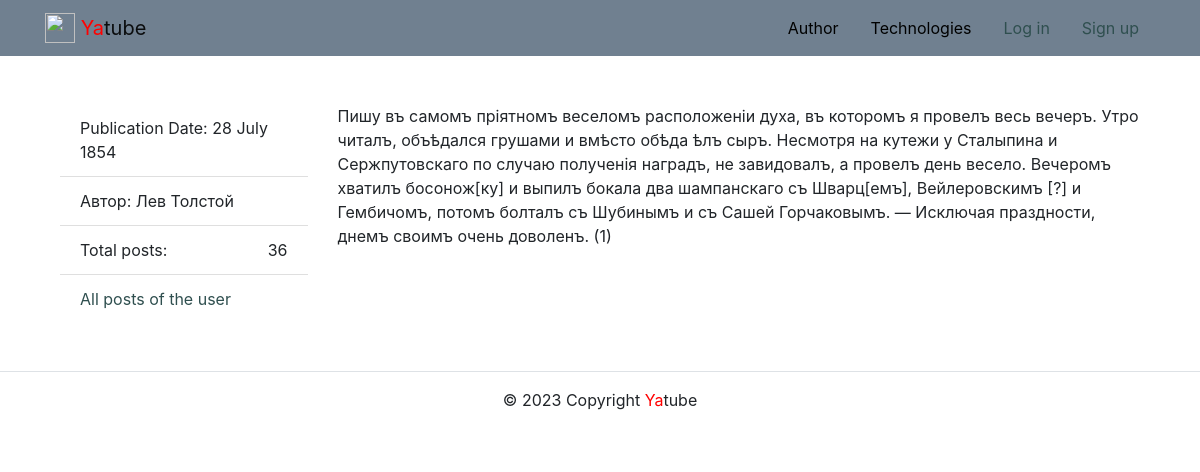
The app's page /posts/34/ with its own data.
### posts/models.py (models this page shows, shortened)
class Post(models.Model):
    text = models.TextField(
        'Текст поста',
        help_text='Введите текст поста'
    )
    pub_date = models.DateTimeField(
        'Дата публикации',
        auto_now_add=True)
    author = models.ForeignKey(
        User,
        on_delete=models.CASCADE,
        related_name='posts',
        verbose_name='Автор'
    )
    group = models.ForeignKey(
        Group,
        on_delete=models.SET_NULL,
        related_name='posts',
        blank=True,
        null=True,
        verbose_name='Группа',
        help_text='Группа, к которой будет относиться пост'
    )
    image = models.ImageField(
        'Картинка',
        upload_to='posts/',
        blank=True
    )
    class Meta:
        ordering = ['-pub_date']

### posts/views.py (the view)
# urls.py: path('posts/<int:post_id>/', views.post_detail, name='post_detail'),
def post_detail(request, post_id):
    post = Post.objects.get(id=post_id)
    comments = Comment.objects.filter(post=post_id)
    comment_form = CommentForm()
    context = {
        'post': post,
        'comments': comments,
        'form': comment_form
    }
    return render(request, 'posts/post_detail.html', context)

### core/context_processors/year.py (called while the page is built)
def year(request):
    today = datetime.datetime.now()
    year = today.year
    return {
        'year': year
    }

### templates/posts/post_detail.html (shortened to what this page needs)
{% extends 'base.html' %}
{% load thumbnail %}
{% load user_filters %}
{% block content %}
<div class="container py-5">
<div class="row">
<aside class="col-12 col-md-3">
    <ul class="list-group list-group-flush">
      <li class="list-group-item">
        Publication Date: {{post.pub_date|date:"d E Y"}}
      </li>
      <li class="list-group-item">
        Автор: {{post.author.get_full_name}}
      </li>
      <li class="list-group-item d-flex justify-content-between align-items-center">
        Total posts:  <span >{{post.author.posts.count}}</span>
      </li>
      <li class="list-group-item">
        <a href="{% url 'posts:profile' post.author.username %}">
          All posts of the user
        </a>
      </li>
    </ul>
</aside>
<article class="col-12 col-md-9">
  <p>
   {{post.text}}
  </p>
</article>
</div>
</div>
{% endblock %}

### templates/base.html (style rules this page uses)
a { color: #2F4F4F; background-color: transparent; text-decoration: none; }

### records on screen
Post: pub_date "28 July 1854", author.get_full_name "Лев Толстой", author.posts.count "36", text "Пишу въ самомъ пріятномъ веселомъ расположеніи духа, въ которомъ я провелъ весь вечеръ. Утро читалъ, объѣдался грушами и вмѣсто обѣда ѣлъ сыръ. Несмотря на кутежи у Сталыпина и Сержпутовскаго по случаю полученія наградъ, не завидовалъ, а провелъ день весело. Вечеромъ хватилъ босонож[ку] и выпилъ бокала два шампанскаго съ Шварц[емъ], Вейлеровскимъ [?] и Гембичомъ, потомъ болталъ съ Шубинымъ и съ Сашей Горчаковымъ. — Исключая праздности, днемъ своимъ очень доволенъ. (1)"
